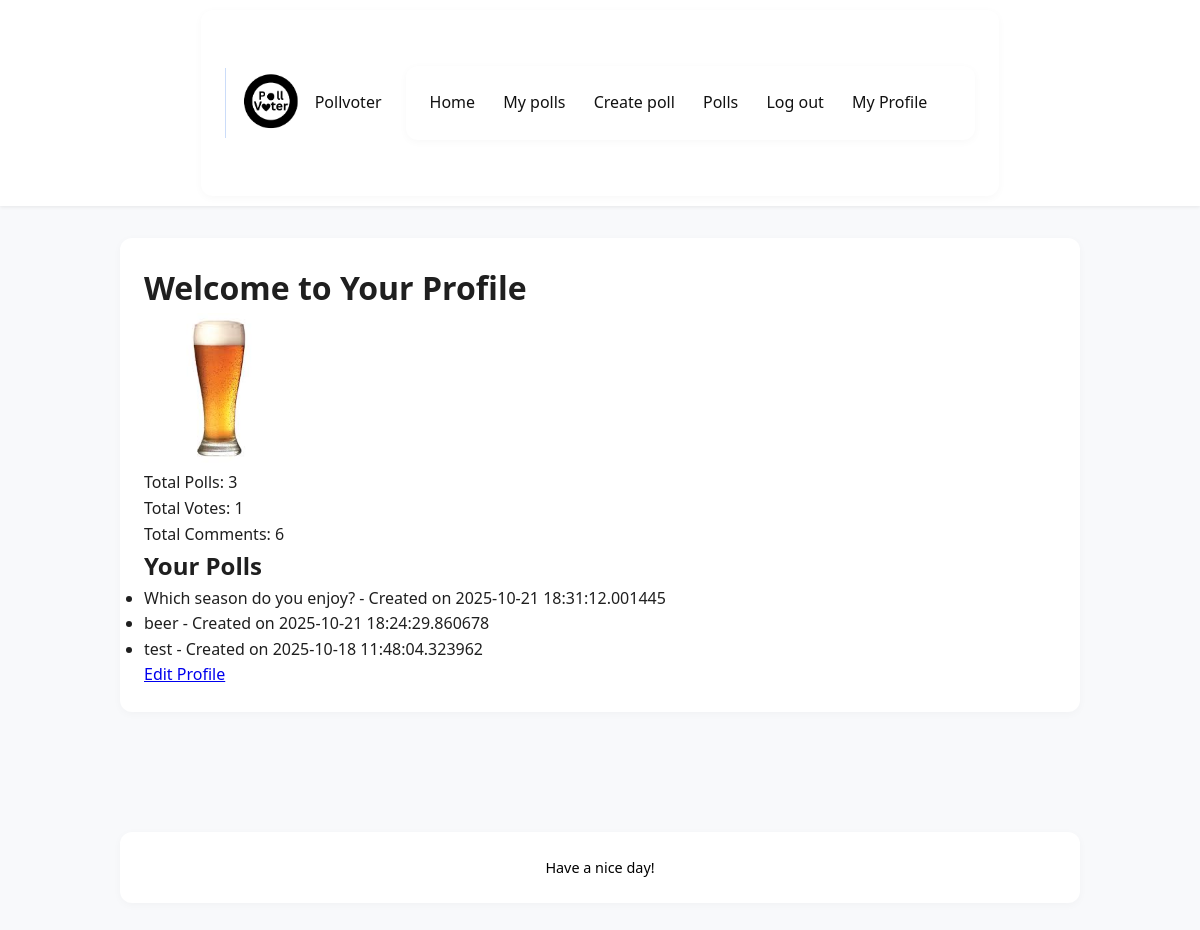
The app's page /profile (signed in) with its own data.
### app/models.py (models this page shows, shortened)
class User(UserMixin, db.Model):
    __tablename__ = "user"
    id = Column(Integer, primary_key=True)
    username = Column(String(20), unique=True, nullable = False)
    created_at = Column(DateTime, default=datetime.now)
    full_name = Column(String(20))
    bio = Column(String(100))
    pfp = Column(Text)
    password_hash = Column(Text)
    is_admin = Column(Boolean, default = False)
    polls = relationship("Poll", back_populates="author")
    votes = relationship("Vote", back_populates="user")
    comments = relationship("Comment", back_populates="author")
    def getpfp(self):
        if self.pfp:
            return f"/static/uploads/pfp/{self.pfp}"
        else:
            return f"/static/uploads/pfp/default.jpg"
    blocked = relationship(
        "User", secondary=blocklist,
        primaryjoin=(blocklist.c.blocker_id == id),
        secondaryjoin=(blocklist.c.blocked_id == id),
        backref=db.backref("blocked_by", lazy="dynamic"),
        lazy="dynamic"
    )

class Poll(db.Model):
    __tablename__ = "poll"
    id = Column(Integer, primary_key=True)
    title = Column(Text, nullable=False)
    description = Column(String(120))
    created_at = Column(DateTime, default=datetime.now)
    user_id = Column(Integer, ForeignKey("user.id"), nullable=False)
    author = relationship("User", back_populates="polls")
    comments = relationship("Comment", back_populates="poll", cascade="all, delete-orphan")
    options = relationship("PollOption", back_populates="poll", cascade="all, delete-orphan")
    votes = relationship("Vote", back_populates="poll", cascade="all, delete-orphan")

### app/routes.py (the view)
@main.route('/profile')
@login_required
def profile():
    user_polls = Poll.query.filter_by(user_id=current_user.id).order_by(
        Poll.created_at.desc()
    ).all()
    polls_count = len(user_polls)
    total_votes = Vote.query.join(Poll).filter(
        Poll.user_id == current_user.id
    ).count()
    total_comments = Comment.query.filter_by(
        user_id=current_user.id
    ).count()
    return render_template(
        'profile.html',
        user_polls=user_polls,
        polls_count=polls_count,
        total_votes=total_votes,
        total_comments=total_comments
    )

### app/__init__.py (called while the page is built)
def create_app():
    app = Flask(__name__)
    app.config['SECRET_KEY'] = 'your_secret_key'
    app.config['SQLALCHEMY_DATABASE_URI'] = 'sqlite:///pollvoter.db'
    app.config['SQLALCHEMY_TRACK_MODIFICATIONS'] = False
    app.config["UPLOAD_FOLDER"] = "static/uploads"
    app.config["PFP_FOLDER"] =  "app/static/uploads/pfp"
    db.init_app(app)
    login_manager.init_app(app)
    migrate.init_app(app, db)
    app.register_blueprint(auth)
    app.register_blueprint(main)
    app.register_blueprint(polls)
    @login_manager.user_loader
    def load_user(userid):
        return User.query.get(int(userid))
    return app

### app/templates/profile.html (shortened to what this page needs)
{% extends "base.html" %}
{% block content %}
<h1>Welcome to Your Profile</h1>
<img src="{{ current_user.getpfp() }}" alt="Profile Picture" width="150" height="150">
<p>Total Polls: {{ polls_count }}</p>
<p>Total Votes: {{ total_votes }}</p>
<p>Total Comments: {{ total_comments }}</p>
<h2>Your Polls</h2>
<ul>
    {% for poll in user_polls %}
        <li>{{ poll.title }} - Created on {{ poll.created_at }}</li>
    {% endfor %}
</ul>
<a href="{{ url_for('main.edit_profile') }}">Edit Profile</a>
{% endblock %}

### app/static/styles.css (style rules this page uses)
* { box-sizing: border-box; margin: 0; padding: 0; }
body { font-family: 'Segoe UI', Tahoma, Geneva, Verdana, sans-serif; background-color: #f8f9fb; color: #1f1f1f; line-height: 1.6; }

### records on screen
User: getpfp (picture)
Poll: title "Which season do you enjoy?", created_at "2025-10-21 18:31:12.001445"
Poll: title "beer", created_at "2025-10-21 18:24:29.860678"
Poll: title "test", created_at "2025-10-18 11:48:04.323962"

### other values on screen
{{ polls_count }} "3"
{{ total_votes }} "1"
{{ total_comments }} "6"
